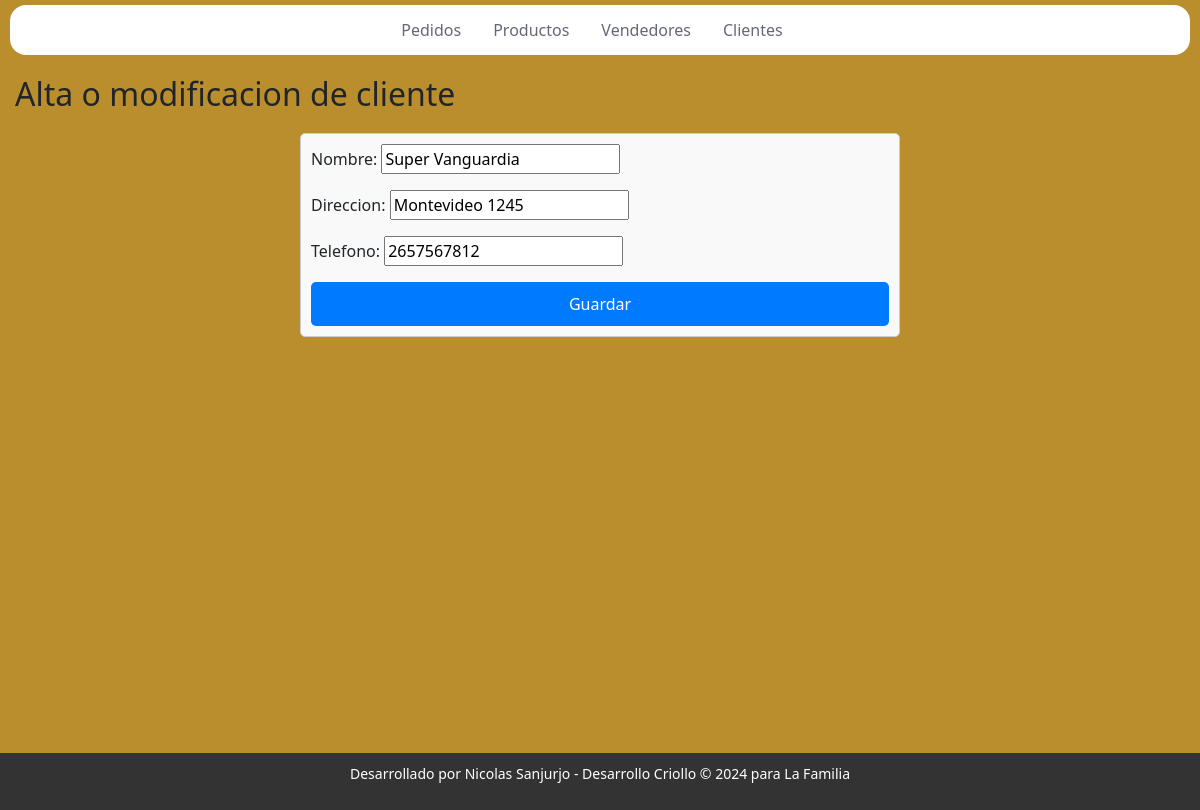
Page /gestion/clientes/1/edit/ on the committed database.
### gestion/models.py (models this page shows, shortened)
class Cliente(models.Model):
    nombre = models.CharField(max_length=30)
    direccion = models.CharField(max_length=30)
    telefono = models.IntegerField(null=True)

### gestion/views.py (the view)
# urls.py: path('clientes/<int:pk>/edit/', ClienteUpdateView.as_view(), name='Cli-Edit'),
class ClienteUpdateView(UpdateView):
    model = Cliente
    form_class = ClienteForm
    template_name = 'gestion/cli-form.html'
    success_url = reverse_lazy('Clientes')

### gestion/forms.py
class ClienteForm(forms.ModelForm):
    class Meta:
        model = Cliente
        fields = ['nombre', 'direccion', 'telefono']

### templates/gestion/cli-form.html (shortened to what this page needs)
{% extends 'gestion/index.html' %}
{% load static %}
{% block css %} <link rel="stylesheet" type="text/css" href={% static "css/form.css" %} /> {% endblock %}
{% block content %}
  <h2>Alta o modificacion de cliente</h2>
  <form method="post">
    {{ form.as_p }}
    <button type="submit">Guardar</button>
  </form>
{% endblock %}

### static/css/index.css (style rules this page uses)
body { position: relative; background-color: #bb8e2d ; margin: 5px; min-height: 100vh; }
h2 { margin-left: 10px; margin-top: 20px; }

### static/css/form.css (style rules this page uses)
form { max-width: 600px; margin: 20px auto; padding: 10px; border: 1px solid #ccc; border-radius: 5px; background-color: #f9f9f9; }
form button { display: block; width: 100%; padding: 10px; background-color: #007bff; color: white; border: none; border-radius: 5px; font-size: 16px; }

### rows in the picture
Cliente: nombre "Super Vanguardia", direccion "Montevideo 1245", telefono "2657567812"
